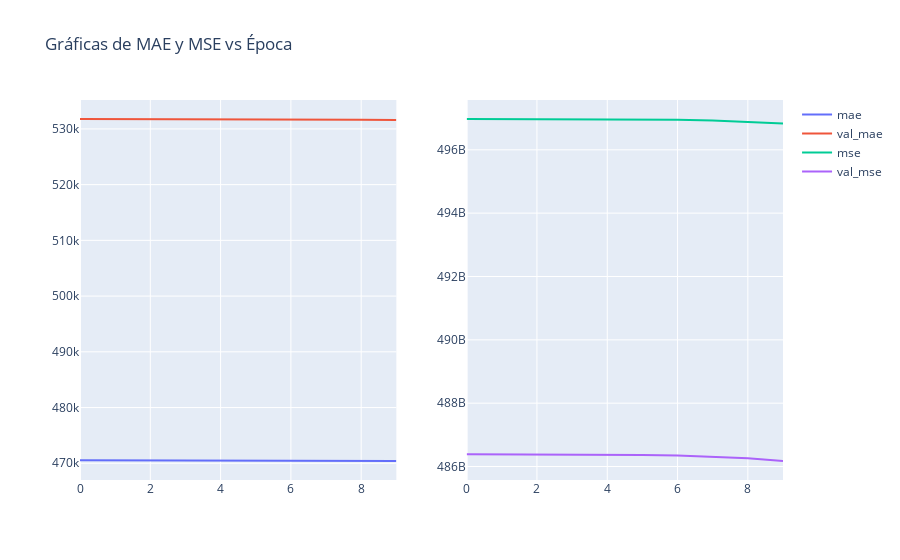
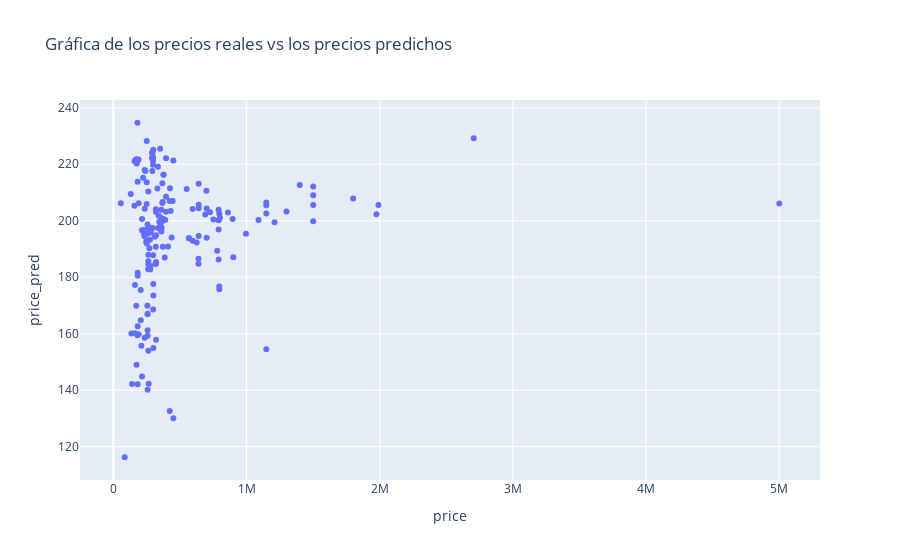

The notebook cell these images were saved under, in order:
### Code cell
evol_train = pd.DataFrame(history.history)
evol_train['epoch'] = history.epoch

trace1 = go.Scatter(x=evol_train['epoch'], y=evol_train['mae'], mode='lines',name='mae')
trace2 = go.Scatter(x=evol_train['epoch'], y=evol_train['val_mae'], mode='lines',name='val_mae')

trace3 = go.Scatter(x=evol_train['epoch'], y=evol_train['mse'], mode='lines',name='mse')
trace4 = go.Scatter(x=evol_train['epoch'], y=evol_train['val_mse'], mode='lines',name='val_mse')

fig = make_subplots(rows=1,cols=2)
fig.add_trace(trace1,row=1,col=1)
fig.add_trace(trace2,row=1,col=1)

fig.add_trace(trace3,row=1,col=2)
fig.add_trace(trace4,row=1,col=2)

fig.update_layout(title_text="Gráficas de MAE y MSE vs Época")
fig.show()

data2['price_pred'] = model.predict(x)
px.scatter(data2,x='price',y='price_pred',title='Gráfica de los precios reales vs los precios predichos ')

### Figure 1 — Plotly figure (JSON) as saved in the notebook; plotly's stock layout.template omitted (floating-point values rounded to 4 significant figures)
{"data": [{"mode": "lines", "name": "mae", "type": "scatter", "x": [0, 1, 2, 3, 4, 5, 6, 7, 8, 9], "xaxis": "x", "y": [470600.0, 470600.0, 470500.0, 470547, 470500.0, 470500.0, 470500.0, 470500.0, 470500.0, 470400.0], "yaxis": "y"}, {"mode": "lines", "name": "val_mae", "type": "scatter", "x": [0, 1, 2, 3, 4, 5, 6, 7, 8, 9], "xaxis": "x", "y": [531800.0, 531800.0, 531800.0, 531800.0, 531800.0, 531800.0, 531700.0, 531700.0, 531660, 531600.0], "yaxis": "y"}, {"mode": "lines", "name": "mse", "type": "scatter", "x": [0, 1, 2, 3, 4, 5, 6, 7, 8, 9], "xaxis": "x2", "y": [496972595200, 496971939840, 496970596352, 496968597504, 496964665344, 496958930944, 496947167232, 496925081600, 496890019840, 496833101824], "yaxis": "y2"}, {"mode": "lines", "name": "val_mse", "type": "scatter", "x": [0, 1, 2, 3, 4, 5, 6, 7, 8, 9], "xaxis": "x2", "y": [486387482624, 486386499584, 486384631808, 486381420544, 486375522304, 486364971008, 486346162176, 486313820160, 486260113408, 486174457856], "yaxis": "y2"}], "layout": {"autosize": true, "title": {"text": "Gráficas de MAE y MSE vs Época"}, "xaxis": {"anchor": "y", "autorange": true, "domain": [0, 0.45], "range": [0, 9], "type": "linear"}, "xaxis2": {"anchor": "y2", "autorange": true, "domain": [0.55, 1], "range": [0, 9], "type": "linear"}, "yaxis": {"anchor": "x", "autorange": true, "domain": [0, 1], "range": [467000.0, 535200.0], "type": "linear"}, "yaxis2": {"anchor": "x2", "autorange": true, "domain": [0, 1], "range": [485600000000.0, 497600000000.0], "type": "linear"}}}

### Figure 2 — Plotly figure (JSON) as saved in the notebook; plotly's stock layout.template omitted (floating-point values rounded to 4 significant figures; data arrays with more than 128 entries replaced by an {"elided": "..."} marker saying what was removed)
{"data": [{"hovertemplate": "price=%{x}<br>price_pred=%{y}<extra></extra>", "legendgroup": "", "marker": {"color": "#636efa", "symbol": "circle"}, "mode": "markers", "name": "", "orientation": "v", "showlegend": false, "type": "scatter", "x": {"elided": "187 int values"}, "xaxis": "x", "y": {"elided": "187 float values"}, "yaxis": "y"}], "layout": {"autosize": true, "legend": {"tracegroupgap": 0}, "title": {"text": "Gráfica de los precios reales vs los precios predichos "}, "xaxis": {"anchor": "y", "autorange": true, "domain": [0, 1], "range": [-240100.0, 5295000.0], "title": {"text": "price"}, "type": "linear"}, "yaxis": {"anchor": "x", "autorange": true, "domain": [0, 1], "range": [106.5, 244.5], "title": {"text": "price_pred"}, "type": "linear"}}}
